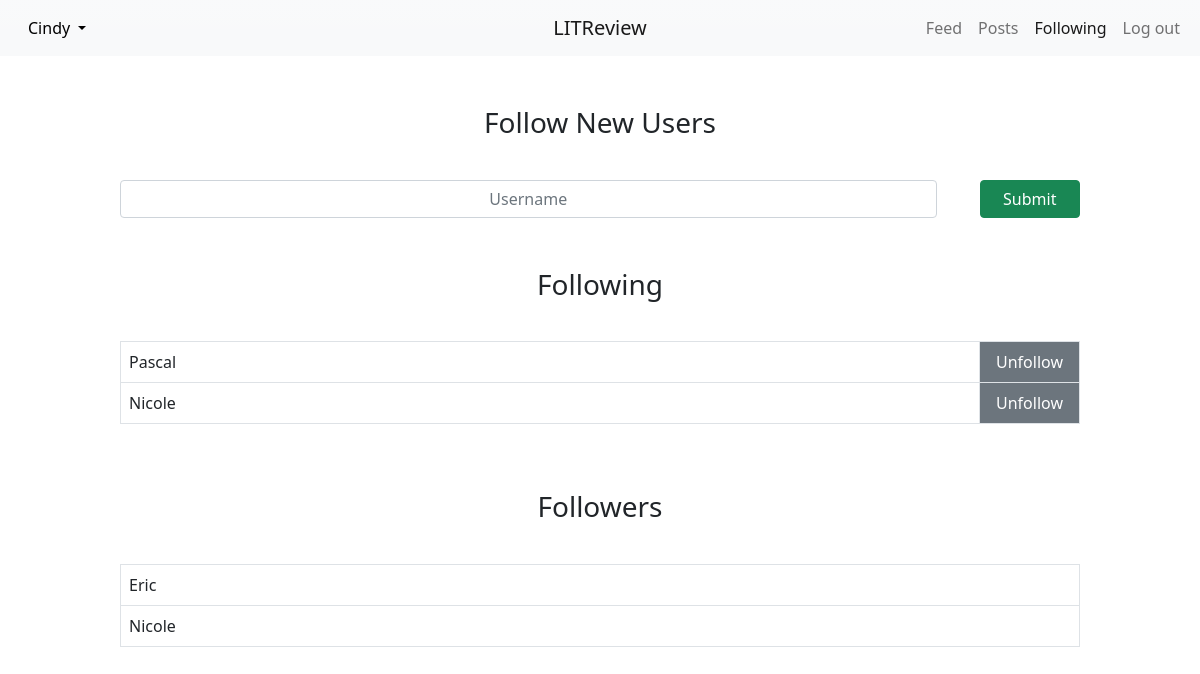
Before: /following (signed in) with the older database file.
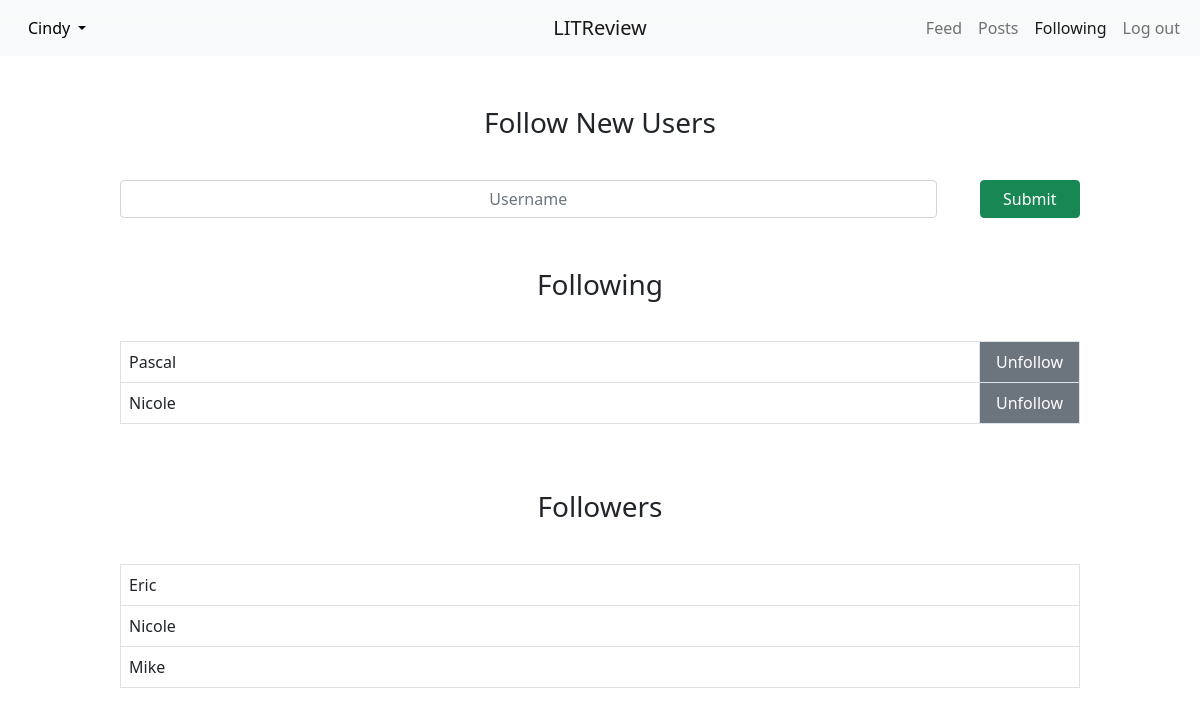
After: the same page with the newer database file.
### register/models.py (models this page shows)
class UserFollows(models.Model):
    user = models.ForeignKey(to=settings.AUTH_USER_MODEL,
                             on_delete=models.CASCADE,
                             related_name='following')
    followed_user = models.ForeignKey(to=settings.AUTH_USER_MODEL,
                                      on_delete=models.CASCADE,
                                      related_name='followed_by')
    class Meta:
        unique_together = ('user', 'followed_user', )

class User(AbstractUser):
    profile_picture = models.ImageField()
    follows = models.ManyToManyField(
        'self',
        through='UserFollows',
        symmetrical=False,
    )
    def __str__(self):
        return self.username

### main/views.py (the view, shortened to what this page needs)
# urls.py: path("following", views.following, name="following"),
@login_required
def following(request):
    form = forms.FollowUserForm()
    current_user = request.user
    follows = current_user.following.all()
    return render(request, "main/following.html",
                  {'form': form, 'follows': follows})

### main/forms.py
class FollowUserForm(forms.Form):
    follow_user = forms.CharField(
        max_length=30,
        label="",
        widget=forms.TextInput(attrs={"placeholder": "Username"})
    )

### main/templates/main/following.html (shortened to what this page needs)
{% extends 'main/base.html' %}
{% load crispy_forms_tags %}
{% block content %}
  <div class="following-content">
    <div class="following">
      <h3>Follow New Users</h3>
      <form method="post">
        {{ form|crispy }}
        <button type="submit" class="btn btn-success">Submit</button>
      </form>
    </div>
    <div class="following">
      <h3>Following</h3>
      <form method="post">
        <table class="table table-bordered">
          {% for obj in follows %}
            <tr>
              <td>{{ obj.followed_user }}</td>
              <td class="table-button"><button name="unfollow" value="{{ obj.followed_user.id }}" class="btn btn-secondary" type=submit>Unfollow</button></td>
            </tr>
          {% endfor %}
        </table>
      </form>
    </div>
    <div class="following">
      <h3>Followers</h3>
      <table class="table table-bordered">
        {% for obj in request.user.followed_by.all %}
          <tr>
            <td>{{ obj.user }}</td>
          </tr>
        {% endfor %}
      </table>
    </div>
  </div>
{% endblock content %}

Changed rows visible on the page:
added UserFollows: user "Mike", shown under "Followers"
